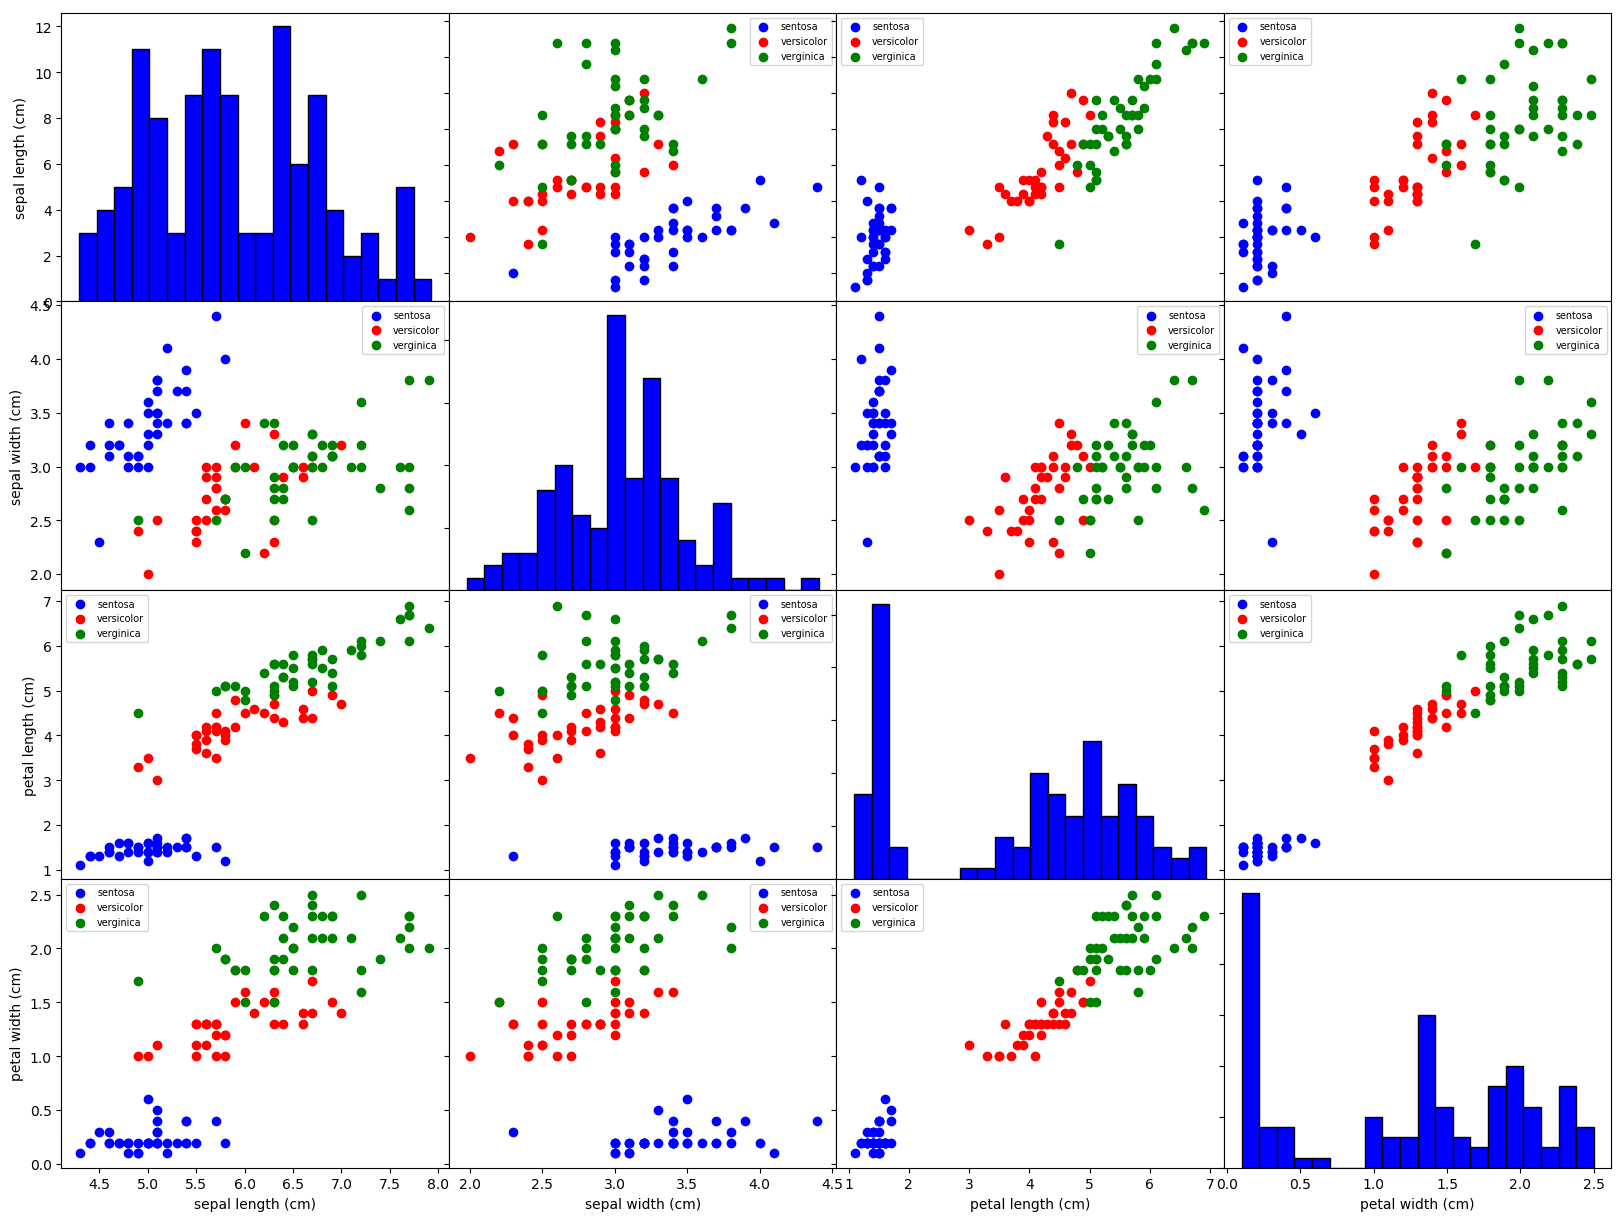

The Python source for this figure:
import numpy as np
import matplotlib.pyplot as plt
import matplotlib.colors as mc
from sklearn.datasets import load_iris
from sklearn.model_selection import train_test_split

iris_dataset = load_iris()
X_train, X_test, y_train, y_test = train_test_split(
iris_dataset['data'], iris_dataset['target'], random_state=0)


fig, axes = plt.subplots(nrows=4, ncols=4, figsize=(20,15), sharex='none', sharey='none')
a = axes[0, 0].hist(X_train[:,0], edgecolor='black', bins=20, color = 'blue')
b = axes[1, 1].hist(X_train[:,1], edgecolor='black', bins=20, color = 'blue')
c = axes[2, 2].hist(X_train[:,2], edgecolor='black', bins=20, color = 'blue')
d = axes[3, 3].hist(X_train[:,3], edgecolor='black', bins=20, color = 'blue')
color_dict = {0:'blue', 1: 'red', 2:'green'}
labels = {0:'sentosa', 1:'versicolor', 2:'verginica'}
scatter_x0 = np.array(X_train[:,0])
scatter_x1 = np.array(X_train[:,1])
scatter_x2 = np.array(X_train[:,2])
scatter_x3 = np.array(X_train[:,3])
vals = ['x','y','z']
for g in np.unique(y_test) :
    ix = np.where(y_train == g)
    axes[0, 1].scatter(scatter_x1[ix], scatter_x0[ix],c=color_dict[g], label = labels[g]).axes.legend(fontsize = 'x-small')
    axes[0, 2].scatter(scatter_x2[ix], scatter_x0[ix],c=color_dict[g], label = labels[g]).axes.legend(fontsize = 'x-small')
    axes[0, 3].scatter(scatter_x3[ix], scatter_x0[ix],c=color_dict[g], label = labels[g]).axes.legend(fontsize = 'x-small')
    axes[1, 0].scatter(scatter_x0[ix], scatter_x1[ix],c=color_dict[g], label = labels[g]).axes.legend(fontsize = 'x-small')
    axes[1, 2].scatter(scatter_x2[ix], scatter_x1[ix],c=color_dict[g], label = labels[g]).axes.legend(fontsize = 'x-small')
    axes[1, 3].scatter(scatter_x3[ix], scatter_x1[ix],c=color_dict[g], label = labels[g]).axes.legend(fontsize = 'x-small')
    axes[2, 0].scatter(scatter_x0[ix], scatter_x2[ix],c=color_dict[g], label = labels[g]).axes.legend(fontsize = 'x-small')
    axes[2, 1].scatter(scatter_x1[ix], scatter_x2[ix],c=color_dict[g], label = labels[g]).axes.legend(fontsize = 'x-small')
    axes[2, 3].scatter(scatter_x3[ix], scatter_x2[ix],c=color_dict[g], label = labels[g]).axes.legend(fontsize = 'x-small')
    axes[3, 0].scatter(scatter_x0[ix], scatter_x3[ix],c=color_dict[g], label = labels[g]).axes.legend(fontsize = 'x-small')
    axes[3, 1].scatter(scatter_x1[ix], scatter_x3[ix],c=color_dict[g], label = labels[g]).axes.legend(fontsize = 'x-small')
    axes[3, 2].scatter(scatter_x2[ix], scatter_x3[ix],c=color_dict[g], label = labels[g]).axes.legend(fontsize = 'x-small')
lbls = ['sepal length (cm)','sepal width (cm)','petal length (cm)','petal width (cm)']
for i in range(len(axes.flat)):
    axes.flat[i].set(xlabel=lbls[i%4], ylabel=lbls[int(i/4)])
for ax in axes.flat:
    ax.label_outer()
plt.subplots_adjust(wspace=0, hspace=0)
fig.savefig('task22.png',bbox_inches='tight')
plt.show(block=True)